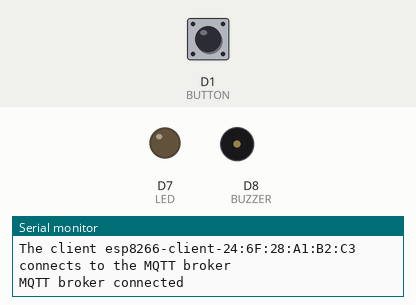
This sketch was run on a simulated ESP8266 (NodeMCU). Shown: output pins drawn as LEDs (lit = HIGH), buzzer (waves = sounding, pin HIGH), the last lines printed to the serial monitor. The inputs (shaded band) are chosen by the test bench; at power-on: D1 (BUTTON) LOW. WiFi joins after 1.5 s; servers stay silent unless stated; no MQTT or app messages arrive unless stated.

Above: at 3.7 s.
3.8 s: D1 (BUTTON) pulled HIGH for 0.15 s
At 4.3 s:
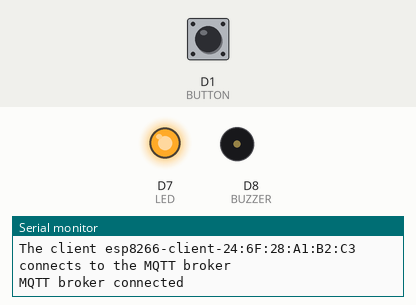
6.8 s: D1 (BUTTON) pulled HIGH for 3.2 s
At 8.6 s:
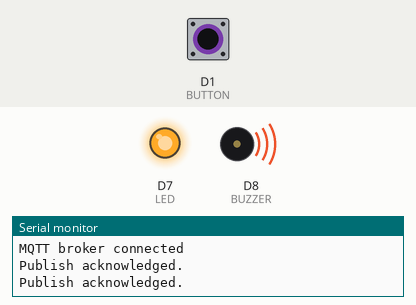
Timing chart, 0 to 12.8 s (numbered marks = the images above; inputs shaded):
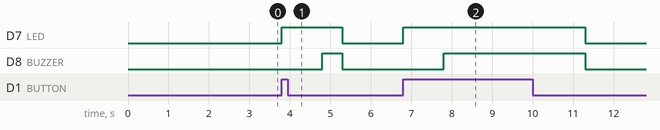

Measured:
- after the input at 3.8 s, D7 (LED): LOW → HIGH at once, → LOW 1.5 s later; D8 (BUZZER): LOW → HIGH after 1.0 s, → LOW 0.50 s later
- after the input at 6.8 s, D7 (LED): LOW → HIGH at once, → LOW 4.5 s later; D8 (BUZZER): LOW → HIGH after 1.0 s, → LOW 3.5 s later

The sketch:

nurse_calling_system_patient2.ino
```cpp
#include <ESP8266WiFi.h>
#include <PubSubClient.h>
const char *ssid = "Mithun"; // Enter your WiFi name
const char *password = "indian789";
const char *mqtt_broker ="91.121.93.94" ;
const char *message="Patient 2";
const char *outTopic="ABC";
WiFiClient espClient1;
PubSubClient client(espClient1);


int LED=D7;
int BUTTON=D1;
int BUZZER=D8;

void setup()
{
  pinMode(LED,OUTPUT);
  pinMode(BUZZER,OUTPUT);
  pinMode(BUTTON,INPUT);
  Serial.begin(115200);
   Serial.begin(115200);
     delay(1000); // Delay for stability

     // Connecting to a WiFi network
     WiFi.begin(ssid, password);
     while (WiFi.status() != WL_CONNECTED) {
         delay(500);
         Serial.println("Connecting to WiFi...");
     }
     Serial.println("Connected to the WiFi network");

     // Connecting to an MQTT broker
     client.setServer(mqtt_broker, 1883);

     while (!client.connected()) {
         String client_id = "esp8266-client-";
         client_id += String(WiFi.macAddress());
         Serial.printf("The client %s connects to the MQTT broker\n", client_id.c_str());
         if (client.connect(client_id.c_str(),NULL,NULL)) {
             Serial.println("MQTT broker connected");
         } else {
             Serial.print("Failed with state ");
             Serial.print(client.state());
             delay(2000);
         }
     }


}

void loop()
{

  int input=digitalRead(BUTTON);
  if(input==HIGH)
  {
    digitalWrite(LED,HIGH);
    delay(1000);
    client.publish(outTopic,message);
    Serial.println("Publish acknowledged.");

    digitalWrite(BUZZER,HIGH);
    delay(500);

  }
  else{
    digitalWrite(LED,LOW);
    digitalWrite(BUZZER,LOW);
  }


}
```
